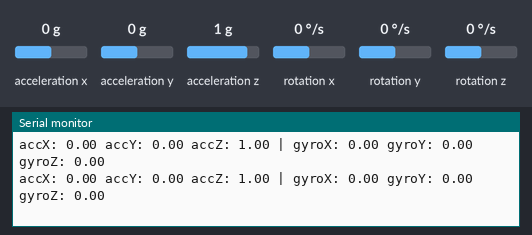
Recording of a sketch running on a simulated ESP32. On the bench: the last lines printed to the serial monitor. Wiring (inferred from the names in the program): MPU-6050 motion sensor at I2C address 0x68. The test bench sets the inputs (shaded band); at power-on: acceleration x 0 g, acceleration y 0 g, acceleration z 1 g, rotation x 0 °/s, rotation y 0 °/s, rotation z 0 °/s.

Above: at 1.2 s.
1.3 s: acceleration x set to -1.4 g
At 1.34 s:
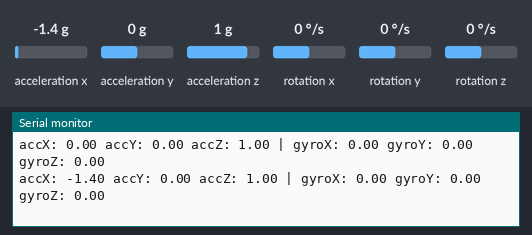
2.8 s: acceleration y set to -1.4 g
At 2.87 s:
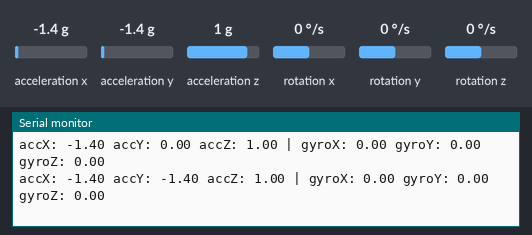
4.3 s: acceleration z set to -1.4 g
At 4.31 s:
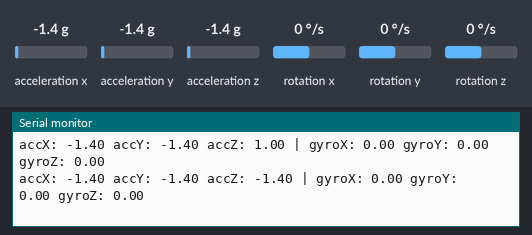
5.8 s: rotation x set to -192 °/s
At 5.84 s:
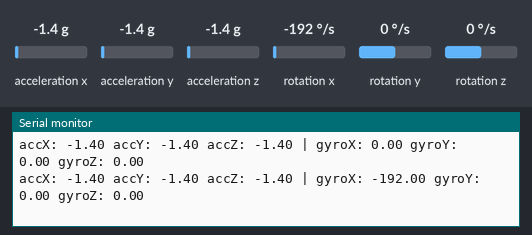
7.3 s: rotation y set to -192 °/s
At 7.39 s:
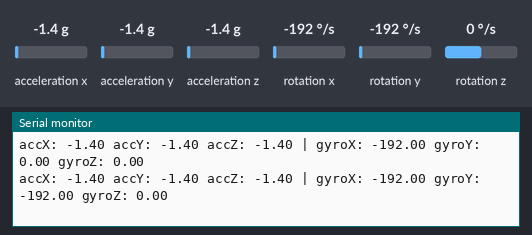

The sketch:

raw_sensor_data.ino.ino
```cpp
#include <Wire.h>

const int MPU_ADDR = 0x68; // I2C address we found earlier

int16_t accX, accY, accZ;
int16_t gyroX, gyroY, gyroZ;

void setup() {
  Serial.begin(115200);
  Wire.begin(21, 22);

  // Wake up the MPU-6050 (it starts in sleep mode by default)
  Wire.beginTransmission(MPU_ADDR);
  Wire.write(0x6B); // power management register
  Wire.write(0);    // set to 0 = wake up
  Wire.endTransmission(true);

  Serial.println("MPU-6050 ready. Move the sensor!");
}

void loop() {
  Wire.beginTransmission(MPU_ADDR);
  Wire.write(0x3B); // starting register for accelerometer data
  Wire.endTransmission(false);
  Wire.requestFrom(MPU_ADDR, 14, true); // request 14 bytes

  accX = Wire.read() << 8 | Wire.read();
  accY = Wire.read() << 8 | Wire.read();
  accZ = Wire.read() << 8 | Wire.read();
  Wire.read(); Wire.read(); // skip temperature bytes
  gyroX = Wire.read() << 8 | Wire.read();
  gyroY = Wire.read() << 8 | Wire.read();
  gyroZ = Wire.read() << 8 | Wire.read();

  // Convert to readable units (roughly g-force and degrees/sec)
  Serial.print("accX: "); Serial.print(accX / 16384.0);
  Serial.print(" accY: "); Serial.print(accY / 16384.0);
  Serial.print(" accZ: "); Serial.print(accZ / 16384.0);
  Serial.print(" | gyroX: "); Serial.print(gyroX / 131.0);
  Serial.print(" gyroY: "); Serial.print(gyroY / 131.0);
  Serial.print(" gyroZ: "); Serial.println(gyroZ / 131.0);

  delay(100); // print 10 times per second (slow enough to read)
}
```

Measured:
- after the input at 1.3 s, the serial monitor: prints a new line at once (image 1)
- after the input at 2.8 s, the serial monitor: prints a new line after 0.07 s (image 2)
- after the input at 4.3 s, the serial monitor: prints a new line at once (image 3)
- after the input at 5.8 s, the serial monitor: prints a new line at once (image 4)
- after the input at 7.3 s, the serial monitor: prints a new line after 0.08 s (image 5)
